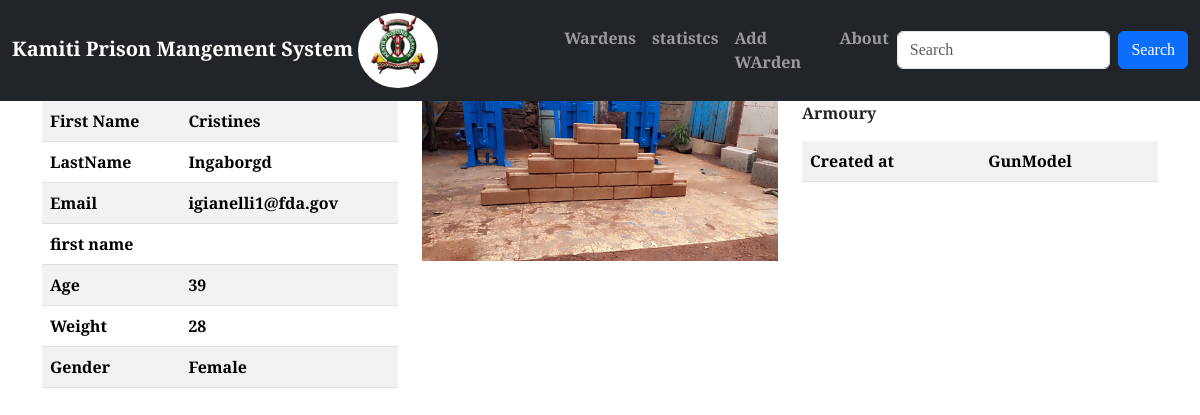
Page /warden/details/2 (signed in) on the earlier database version.
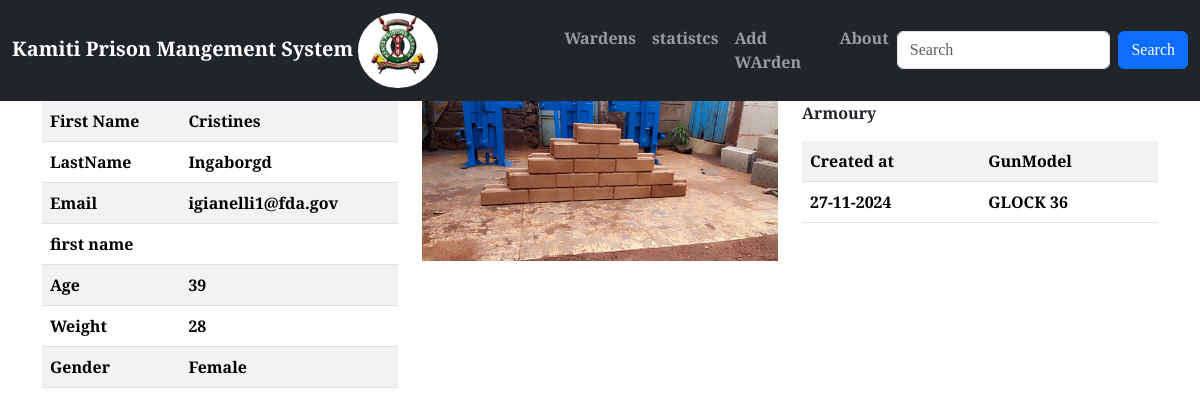
Same page on the later database version.
### prison/models.py (models this page shows, shortened)
class Warden(models.Model):
    FirstName = models.CharField(max_length=30)
    LastName = models.CharField(max_length=30)
    Email = models.EmailField(unique=True)
    Age = models.PositiveSmallIntegerField(default=0)
    Gender = models.CharField(max_length=10)
    Weight = models.PositiveIntegerField(default=0)
    ServiceNumber = models.PositiveIntegerField(default=0)
    ProfilePicture = models.ImageField(upload_to=generate_unique_name, null=True)
    created_at = models.DateTimeField(auto_now_add=True)
    updated_at = models.DateTimeField(auto_now=True)
    class Meta:
        db_table = 'Wardens'

class Armoury(models.Model):
    GunModel = models.CharField(max_length=10)
    status = models.BooleanField(default=False)
    Warden = models.ForeignKey(Warden, on_delete=models.CASCADE)
    created_at = models.DateTimeField(auto_now_add=True)
    updated_at = models.DateTimeField(auto_now=True)
    class Meta:
        db_table = 'armoury'

### prison/views.py (the view)
# urls.py: path('warden/details/<int:warden_id>', views.WardenDetails, name='WardenDetails'),
@login_required
@permission_required("prison.view_warden",raise_exception=True)
def WardenDetails(request, warden_id):
    warden = Warden.objects.get(id=warden_id)
    armoury = Armoury.objects.filter(Warden=warden_id)
    return render(request, "WardenDetails.html", {"armoury": armoury, "warden": warden})

### templates/WardenDetails.html (shortened to what this page needs)
{% extends 'Master.html' %}
{% load static %}
{% block content %}
	<div class="container">
    <div class="row">
        <div class="col-sm-4">
            <table class="table table-striped">
                <tr>
                    <td>First Name</td>
                    <td>{{ warden.FirstName }}</td>
                </tr>
                 <tr>
                    <td>LastName</td>
                    <td>{{ warden.LastName }}</td>
                </tr>
                 <tr>
                    <td>Email</td>
                    <td>{{ warden.Email }}</td>
                </tr>
                 <tr>
                    <td>first name</td>
                    <td>{{ customer.first_name }}</td>
                </tr>
                 <tr>
                    <td>Age</td>
                    <td>{{ warden.Age  }}</td>
                </tr>
                 <tr>
                    <td>Weight</td>
                    <td>{{ warden.Weight }}</td>
                </tr>
                 <tr>
                    <td>Gender</td>
                    <td>{{ warden.Gender }}</td>
                </tr>
            </table>
        </div>
            <div class="col-sm-4">
                {% if warden.ProfilePicture %}
                     <img class="img-fluid mx-auto d-block profile" src="{{ warden.ProfilePicture.url }}" alt="">
                {% else %}
              <img class="img-fluid mx-auto d-block profile" src="{% static 'images/ims.jpeg' %}" alt="">
                {% endif %}
            </div>
     <div class="col-sm-4">
               <p>Armoury</p>
               <table class="table table-striped">
                   <tr>
                     <th>Created at</th>
                       <th>GunModel</th>
                   </tr>
                   {% for A in armoury %}
                       <tr>
                           <td>{{ A.created_at | date:"d-m-Y" }}</td>
                           <td>{{ A.GunModel }}</td>
                       </tr>
                   {% endfor %}
               </table>
        </div>
    </div>
{% endblock %}

### templates/Master.html (shortened to what this page needs)
{% load static %}
<!DOCTYPE html>
<html lang="en">
<head>
    <link href="https://cdn.jsdelivr.net/npm/bootstrap@5.3.3/dist/css/bootstrap.min.css" rel="stylesheet">
<link rel="stylesheet" href="{% static 'css/my_style.css' %}">
</head>
<body>
 <nav class="navbar navbar-expand-sm navbar-dark bg-dark">
  <div class="container-fluid">
    <a class="navbar-brand" href="">Kamiti Prison Mangement System
        <img class="rounded-circle logos" src="{% static 'images/kamiti.jpeg' %}" >
    </a>
    <div class="collapse navbar-collapse" id="mynavbar">
      <ul class="navbar-nav me-auto">
        <li class="nav-item">
          <a class="nav-link" href="{% url 'Wardens' %}">Wardens</a>
        </li>
        <li class="nav-item">
          <a class="nav-link" href="">statistcs</a>
        </li>
           <li class="nav-item">
          <a class="nav-link" href="{% url 'AddWarden' %}">Add WArden</a>
        </li>
           <li class="nav-item">
          <a class="nav-link" href="{% url 'about' %}">About</a>
        </li>
      </ul>
      <form class="d-flex" method="get" action="{% url 'SearchWarden' %}">
        <input class="form-control me-2" type="text" name="Search" placeholder="Search">
        <button class="btn btn-primary" type="submit">Search</button>
      </form>
    </div>
  </div>
</nav>
{% block content %}
 {% endblock %}
</body>
</html>

### prison/static/css/my_style.css (style rules this page uses)
body { font-family: "Tinos", serif; font-weight: 700; font-style: normal; }
.logos { width: 15%; height: 15%; }

Differences in the rows shown:
added Armoury: created_at "27-11-2024", GunModel "GLOCK 36"
